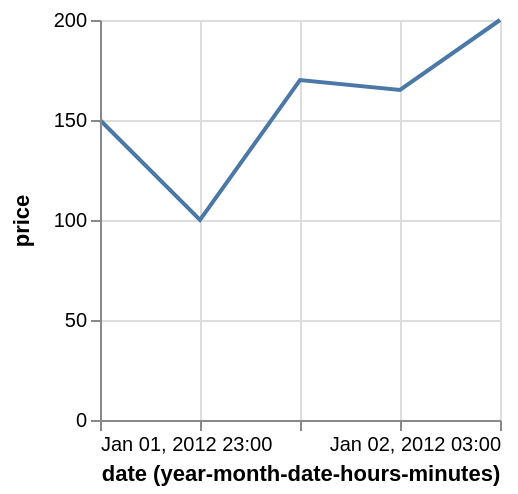

Express this chart as Vega-Lite.
### Vega specification from a JSON file in a GitHub repository (floating-point values rounded to 4 significant figures)
{"$schema": "https://vega.github.io/schema/vega/v3.json", "description": "Google's stock price over time.", "autosize": "pad", "padding": 5, "width": 200, "height": 200, "style": "cell", "data": [{"name": "source_0", "values": [{"date": "Sun, 01 Jan 2012 23:00:00", "price": 150}, {"date": "Sun, 02 Jan 2012 00:00:00", "price": 100}, {"date": "Sun, 02 Jan 2012 01:00:00", "price": 170}, {"date": "Sun, 02 Jan 2012 02:00:00", "price": 165}, {"date": "Sun, 02 Jan 2012 03:00:00", "price": 200}]}, {"name": "data_0", "source": "source_0", "transform": [{"type": "formula", "expr": "toDate(datum[\"date\"])", "as": "date"}, {"type": "formula", "expr": "toNumber(datum[\"price\"])", "as": "price"}, {"type": "formula", "as": "yearmonthdatehoursminutes_date", "expr": "datetime(year(datum[\"date\"]), month(datum[\"date\"]), date(datum[\"date\"]), hours(datum[\"date\"]), minutes(datum[\"date\"]), 0, 0)"}]}], "marks": [{"name": "marks", "type": "line", "style": ["line"], "sort": {"field": "datum[\"yearmonthdatehoursminutes_date\"]", "order": "descending"}, "from": {"data": "data_0"}, "encode": {"update": {"stroke": {"value": "#4c78a8"}, "x": {"scale": "x", "field": "yearmonthdatehoursminutes_date"}, "y": {"scale": "y", "field": "price"}, "defined": {"signal": "datum[\"yearmonthdatehoursminutes_date\"] !== null && !isNaN(datum[\"yearmonthdatehoursminutes_date\"]) && datum[\"price\"] !== null && !isNaN(datum[\"price\"])"}}}}], "scales": [{"name": "x", "type": "utc", "domain": {"data": "data_0", "field": "yearmonthdatehoursminutes_date"}, "range": [0, {"signal": "width"}]}, {"name": "y", "type": "linear", "domain": {"data": "data_0", "field": "price"}, "range": [{"signal": "height"}, 0], "nice": true, "zero": true}], "axes": [{"scale": "x", "orient": "bottom", "grid": false, "title": "date (year-month-date-hours-minutes)", "labelFlush": true, "labelOverlap": true, "tickCount": {"signal": "ceil(width/40)"}, "encode": {"labels": {"update": {"text": {"signal": "utcFormat(datum.value, '%b %d, %Y %H:%M')"}}}}, "zindex": 1}, {"scale": "x", "orient": "bottom", "grid": true, "tickCount": {"signal": "ceil(width/40)"}, "gridScale": "y", "domain": false, "labels": false, "maxExtent": 0, "minExtent": 0, "ticks": false, "zindex": 0}, {"scale": "y", "orient": "left", "grid": false, "title": "price", "labelOverlap": true, "tickCount": {"signal": "ceil(height/40)"}, "zindex": 1}, {"scale": "y", "orient": "left", "grid": true, "tickCount": {"signal": "ceil(height/40)"}, "gridScale": "x", "domain": false, "labels": false, "maxExtent": 0, "minExtent": 0, "ticks": false, "zindex": 0}], "config": {"axisY": {"minExtent": 30}}}
